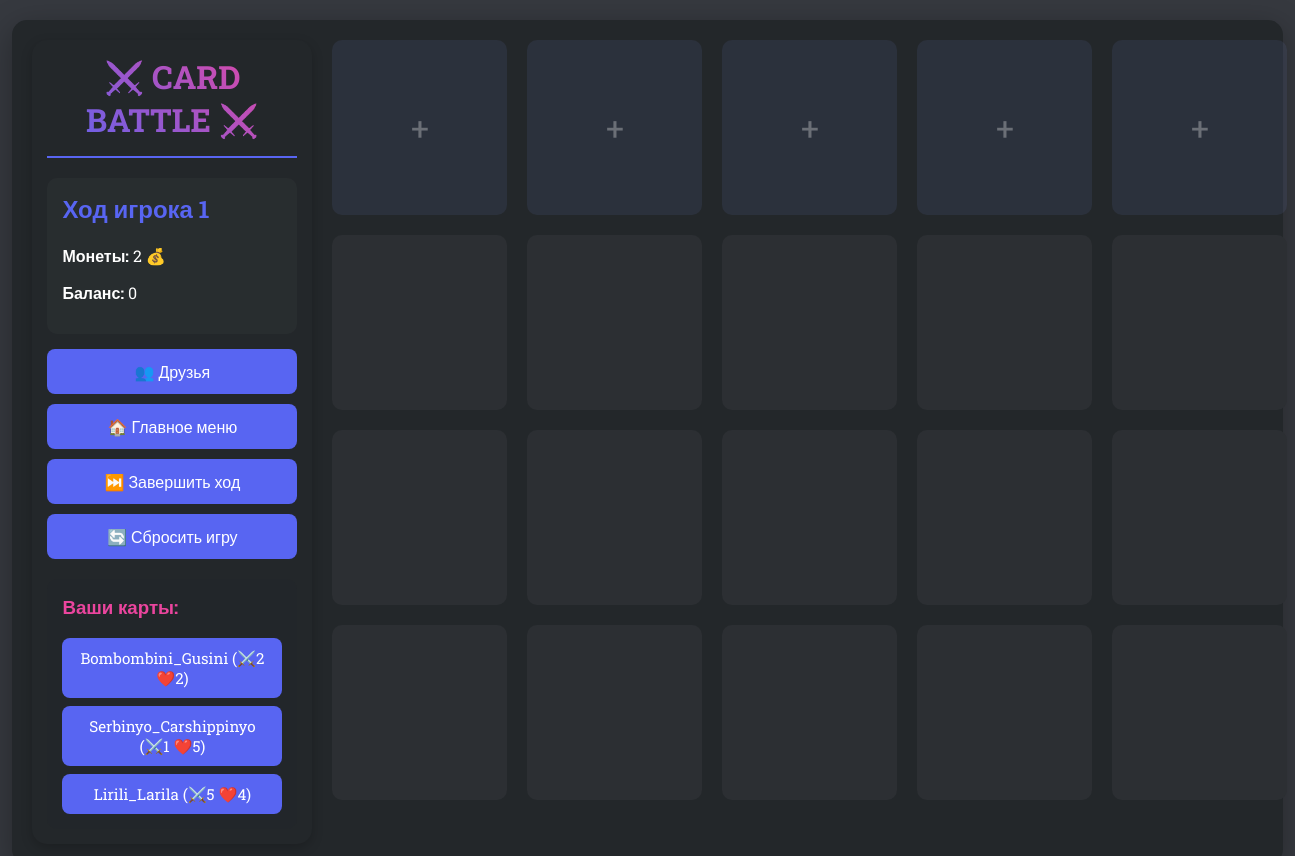
The page /play (signed in) on the database its author committed.
### deck.py (models this page shows)
class Card(SqlAlchemyBase):
    __tablename__ = 'cards'
    id = Column(Integer, primary_key=True, autoincrement=True)
    name = Column(String, nullable=False)
    attack = Column(Integer, nullable=False)
    health = Column(Integer, nullable=False)
    cost = Column(Integer, nullable=False)
    ready_to_attack: bool = False

### app.py (the view)
@app.route("/play")
def play():
    if "user_id" not in session:
        return redirect(url_for('login'))
    if 'available_cards' not in session or session.get('cards_player') != session.get('current_player', 1):
        random_cards = deck.get_random_cards(3)
        session['available_cards'] = [c.id for c in random_cards]
        session['cards_player'] = session.get('current_player', 1)
    else:
        random_cards = [deck.get_card_by_id(cid) for cid in session['available_cards']]
    return render_template("index.html",
                           cards=random_cards,
                           grid=deck.grid,
                           current_player=session.get('current_player', 1),
                           damage_balance=deck.damage_balance,
                           coins=deck.coins,
                           username=session.get('username'))

### deck.py (called while the page is built)
    def get_random_cards(self, count=3):
        session = self.Session()
        try:
            all_ids = [id_tuple[0] for id_tuple in session.query(Card.id).all()]
            if not all_ids:
                return []
            random_ids = random.sample(all_ids, min(count, len(all_ids)))
            return session.query(Card).filter(Card.id.in_(random_ids)).all()
        finally:
            session.close()

### templates/index.html (shortened to what this page needs)
<!DOCTYPE html>
<html>
<head>
    <link rel="stylesheet" href="{{ url_for('static', filename='style.css') }}">
</head>
<body>
    <div class="game-container game-layout">
        <div class="side-panel">
            <h1 class="game-title">⚔️ CARD BATTLE ⚔️</h1>
            <div class="player-info">
                <h2>Ход игрока {{ current_player }}</h2>
                <p><strong>Монеты:</strong> {{ coins[current_player] }} 💰</p>
                <div class="balance-indicator">
                    <p><strong>Баланс:</strong> {{ damage_balance }}</p>
                </div>
            </div>
            <div class="controls">
                <a href="/friends" class="control-button">👥 Друзья</a>
                <a href="/main_menu" class="control-button">🏠 Главное меню</a>
                {% if current_player == 1 %}
                    <a href="/player1_turn" class="control-button">⏭️ Завершить ход</a>
                {% elif current_player == 2 %}
                    <a href="/player2_turn" class="control-button">⏭️ Завершить ход</a>
                {% endif %}
                <a href="/reset" class="control-button">🔄 Сбросить игру</a>
            </div>
            <div class="player-area">
                <h3>Ваши карты:</h3>
                <div class="card-selection">
                    {% if current_player == 1 %}
                        {% for card in cards %}
                        <a href="/pick_up_the_card/{{ card.id }}" class="card-preview">
                            {{ card.name }} (⚔️{{ card.attack }} ❤️{{ card.health }})
                        </a>
                        {% endfor %}
                    {% else %}
                        {% for card in cards %}
                        <a href="/pick_up_the_card/{{ card.id }}" class="card-preview">
                            {{ card.name }} (⚔️{{ card.attack }} ❤️{{ card.health }})
                        </a>
                        {% endfor %}
                    {% endif %}
                </div>
            </div>
        </div>
        <div class="battlefield">
            <div class="grid-container">
                {% for row_idx in range(4) %}
                    {% for col_idx in range(5) %}
                    <div class="grid-cell {% if not grid[row_idx][col_idx] and ((current_player == 1 and row_idx == 0) or (current_player == 2 and row_idx == 3)) %}empty{% endif %}">
                        {% if grid[row_idx][col_idx] %}
                        <div class="card player{{ grid[row_idx][col_idx].player_id }}">
                            <div class="card-name">{{ grid[row_idx][col_idx].name }}</div>
                            <div class="card-stats">
                                <span>⚔️{{ grid[row_idx][col_idx].attack }}</span>
                                <span>❤️{{ grid[row_idx][col_idx].health }}</span>
                            </div>
                        </div>
                        {% else %}
                            {% if (current_player == 1 and row_idx == 0) or (current_player == 2 and row_idx == 3) %}
                            <a href="/place_card/{{ row_idx }}/{{ col_idx }}" class="empty-slot">
                                <div class="slot-content">+</div>
                            </a>
                            {% endif %}
                        {% endif %}
                    </div>
                    {% endfor %}
                {% endfor %}
            </div>
        </div>
    </div>
</body>
</html>

### static/style.css (style rules this page uses)
:root { --primary: #5865F2; --secondary: #EB459E; --success: #57F287; --danger: #ED4245; --dark: #23272A; --light: #FFFFFF; --background: #36393F; --card-bg: #2C2F33; --text-light: rgba(255, 255, 255, 0.9); --text-muted: rgba(255, 255, 255, 0.6); }
body { margin: 0; padding: 0; font-family: 'Roboto Slab', sans-serif; background: var(--background); color: var(--light); min-height: 100vh; display: flex; flex-direction: column; align-items: center; }
.game-container { width: 95%; max-width: 1400px; background: var(--dark); border-radius: 15px; padding: 20px; margin: 20px 0; box-shadow: 0 8px 32px rgba(0, 0, 0, 0.3); }
.game-layout { display: grid; grid-template-columns: 280px 1fr; gap: 20px; }
.side-panel { background: var(--dark); border-radius: 15px; padding: 15px; box-shadow: 0 4px 12px rgba(0, 0, 0, 0.2); display: flex; flex-direction: column; }
.game-title { font-size: 2rem; margin: 0 0 20px 0; padding-bottom: 15px; background: linear-gradient(45deg, var(--primary), var(--secondary)); -webkit-background-clip: text; background-clip: text; color: transparent; text-align: center; border-bottom: 2px solid var(--primary); }
.player-info { background: rgba(44, 47, 51, 0.7); padding: 15px; border-radius: 10px; margin-bottom: 15px; }
.player-info h2 { margin-top: 0; color: var(--primary); }
.balance-indicator { margin-top: 10px; }
.controls { display: flex; flex-direction: column; gap: 10px; margin-bottom: 20px; }
.control-button, .menu-button { background: var(--primary); color: white; border: none; padding: 12px; border-radius: 8px; font-size: 1rem; cursor: pointer; transition: all 0.3s ease; text-decoration: none; text-align: center; font-weight: 500; }
.player-area { margin-top: auto; padding: 15px; background: rgba(35, 39, 42, 0.5); border-radius: 10px; }
.player-area h3 { margin-top: 0; color: var(--secondary); }
.card-selection { display: flex; flex-direction: column; gap: 8px; }
.card-preview { display: block; padding: 10px; background: var(--primary); color: white; border-radius: 8px; text-decoration: none; transition: all 0.2s ease; text-align: center; font-size: 0.95rem; }
.battlefield { grid-column: 2; height: calc(100vh - 100px); display: flex; flex-direction: column; }
.grid-container { flex-grow: 1; display: grid; grid-template-rows: repeat(4, 1fr); grid-template-columns: repeat(5, 1fr); gap: 75px; margin-top: 0; }
.grid-cell { min-height: 175px; min-width: 175px; background: var(--card-bg); border-radius: 10px; position: relative; overflow: hidden; transition: all 0.2s ease; }
.grid-cell.empty { cursor: pointer; background: rgba(114, 137, 218, 0.1); }
.empty-slot { display: flex; width: 100%; height: 100%; align-items: center; justify-content: center; text-decoration: none; }
.slot-content { width: 100%; height: 100%; display: flex; align-items: center; justify-content: center; font-size: 2rem; color: rgba(255, 255, 255, 0.3); transition: all 0.2s ease; }
@media (min-width: 1200px) { .grid-container { grid-template-rows: repeat(4, 120px); grid-template-columns: repeat(5, 120px); } }

### rows shown on the page
Card: name "Bombombini_Gusini", attack "2", health "2"
Card: name "Serbinyo_Carshippinyo", attack "1", health "5"
Card: name "Lirili_Larila", attack "5", health "4"

### other values the page prints
{{ current_player }} "1"
{{ coins[current_player] }} "2"
{{ damage_balance }} "0"
